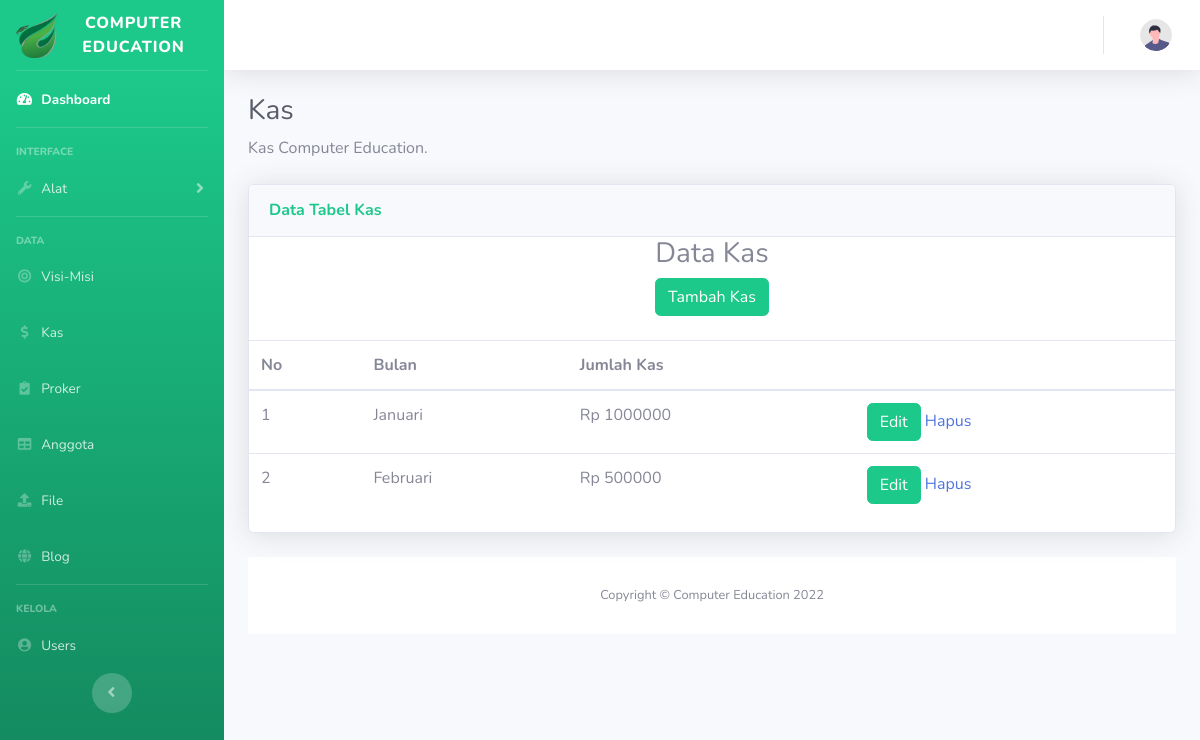
The app's page /admin/kas.php with its own data.
### tables this page shows
CREATE TABLE `kas` (
  `id` int(11) NOT NULL,
  `bulan` varchar(20) NOT NULL,
  `jumlah_kas` varchar(100) NOT NULL
);

### admin/kas.php (the view, shortened to what this page needs)
<?php
  include('../koneksi.php');
  ?>
<!DOCTYPE html>
<html lang="en">
<head>
    <link href="vendor/fontawesome-free/css/all.min.css" rel="stylesheet" type="text/css">
    <link href="css/sb-admin-2.min.css" rel="stylesheet">
</head>
<body id="page-top">
    <div id="wrapper">
        <ul class="navbar-nav bg-gradient-success sidebar sidebar-dark accordion" id="accordionSidebar">
            <a class="sidebar-brand d-flex align-items-center justify-content-center" href="dashboard.php">
                <div class="sidebar-brand-icon">
                    <img src="../assets/img/favicon1.png" alt="" width="43" height="45" class="d-inline-block align-text-top">
                </div>
                <div class="sidebar-brand-text mx-3">Computer Education </div>
            </a>
            <hr class="sidebar-divider my-0">
<li class="nav-item active">
                <a class="nav-link" href="dashboard.php">
                    <i class="fas fa-fw fa-tachometer-alt"></i>
                    <span>Dashboard</span></a>
            </li>
            <hr class="sidebar-divider">
            <div class="sidebar-heading">
                Interface
            </div>
            <li class="nav-item">
                <a class="nav-link collapsed" href="#" data-toggle="collapse" data-target="#collapseUtilities"
                    aria-expanded="true" aria-controls="collapseUtilities">
                    <i class="fas fa-fw fa-wrench"></i>
                    <span>Alat</span>
                </a>
            </li>
            <hr class="sidebar-divider">
            <div class="sidebar-heading">
                Data
            </div>
            <li class="nav-item">
                <a class="nav-link" href="visi.php">
                    <i class="fas fa-fw fa-bullseye"></i>
                    <span>Visi-Misi</span></a>
            </li>
            <li class="nav-item">
                <a class="nav-link" href="kas.php">
                    <i class="fas fa-fw fa-dollar-sign"></i>
                    <span>Kas</span></a>
            </li>
            <li class="nav-item">
                <a class="nav-link" href="proker.php">
                    <i class="fas fa-fw fa-clipboard-check"></i>
                    <span>Proker</span></a>
            </li>
            <li class="nav-item">
                <a class="nav-link" href="anggota.php">
                    <i class="fas fa-fw fa-table"></i>
                    <span>Anggota</span></a>
            </li>
            <li class="nav-item">
                <a class="nav-link" href="https://drive.google.com/drive/folders/1VYcc5us97qQ0FQz44hLzqBNcPw6N_Nfp?usp=share_link">
                    <i class="fas fa-fw fa-upload"></i>
                    <span>File</span></a>
            </li>
            <li class="nav-item">
                <a class="nav-link" href="blog.php">
                    <i class="fas fa-fw fa-globe"></i>
                    <span>Blog</span></a>
            </li>
            <hr class="sidebar-divider d-none d-md-block">
            <div class="sidebar-heading">
                Kelola
            </div>
            <li class="nav-item">
                <a class="nav-link" href="Users.php">
                    <i class="fas fa-fw fa-user-circle"></i>
                    <span>Users</span></a>
            </li>
            <div class="text-center d-none d-md-inline">
                <button class="rounded-circle border-0" id="sidebarToggle"></button>
            </div>
        </ul>
        <div id="content-wrapper" class="d-flex flex-column">
            <div id="content">
                <nav class="navbar navbar-expand navbar-light bg-white topbar mb-4 static-top shadow">
                    <ul class="navbar-nav ml-auto">
                        <li class="nav-item dropdown no-arrow">
                            <a class="nav-link dropdown-toggle" href="#" id="userDropdown" role="button"
                                data-toggle="dropdown" aria-haspopup="true" aria-expanded="false">
                                <img class="img-profile rounded-circle"
                                    src="img/undraw_profile.svg">
                            </a>
                        </li>
                    </ul>
                </nav>
                <div class="container-fluid">
                    <h1 class="h3 mb-2 text-gray-800">Kas</h1>
                    <p class="mb-4">Kas Computer Education.</p>
                    <div class="card shadow mb-4">
                        <div class="card-header py-3">
                            <h6 class="m-0 font-weight-bold text-success">Data Tabel Kas</h6>
                        </div>
                                        <center><h3>Data Kas</h3><center>
<button type="button" class="btn btn-success" data-toggle="modal" data-target="#exampleModal">
  Tambah Kas
</button>
    <br>
                    <br/>
                    <table class="table table-hover">
                    <thead>
                        <tr>
                        <th scope="col">No</th>
                        <th scope="col">Bulan</th>
                        <th scope="col">Jumlah Kas</th>
                        <th scope="col"></th>
                        </tr>
                    </thead>
                    <tbody>
                    <?php
                    $query = "SELECT * FROM kas ORDER BY id ASC";
                    $result = mysqli_query($kon, $query);
                    $no = 1;
                    while($row = mysqli_fetch_assoc($result))
                    {
                    ?>
                    <tr>
                        <td  scope="row"><?php echo $no; ?></td>
                        <td  scope="row"><?php echo $row['bulan']; ?></td>
                        <td  scope="row">Rp <?php echo $row['jumlah_kas']; ?></td>
                        <td  scope="row">
                        <button type="button" class="btn btn-success" data-toggle="modal" data-target="#exampleModal<?php echo $row['id'];?>">
                            Edit
                            </button>
                            <a href="kas/hapus_kas.php?id=<?php echo $row['id']; ?>" onclick="return confirm('Anda yakin akan menghapus data ini?')">Hapus</a>
                        </td>
                    </tr>
                    <?php
                        $no++;
                    }
                    ?>
                    </tbody>
                    </table>
                        </div>
            <footer class="sticky-footer bg-white">
                <div class="container my-auto">
                    <div class="copyright text-center my-auto">
                        <span>Copyright &copy; Computer Education 2022</span>
                    </div>
                </div>
            </footer>
        </div>
    </div>
</body>
</html>

### records on screen
kas: bulan "Januari", jumlah_kas "1000000"
kas: bulan "Februari", jumlah_kas "500000"
